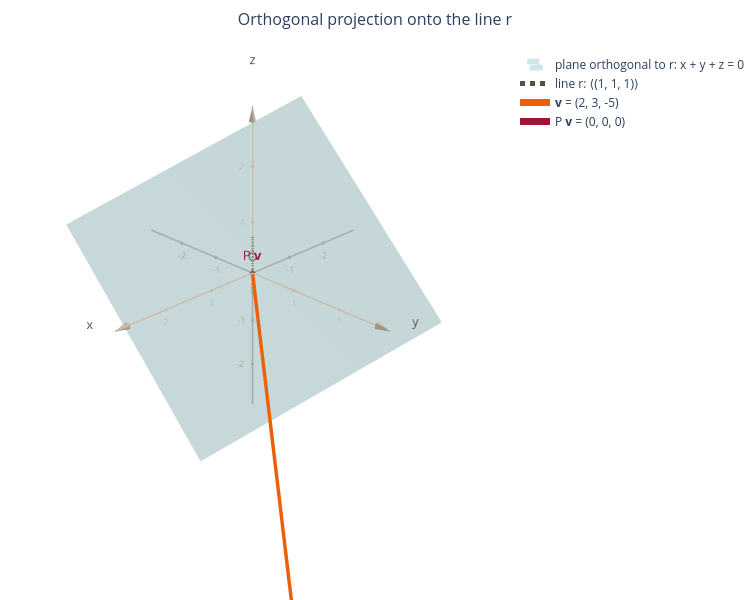

Source (notebook cell):
### Markdown cell above
We start by analyzing the projection.

### Code cell
v = Matrix([1, 1, -])
pv = P @ v

fig = new_figure("Orthogonal projection onto the line r")
draw_axes(fig)
draw_plane(fig, d, name="plane orthogonal to r")
draw_line(fig, d, "black", "line r")
draw_vector(fig, v, "orange", "<b>v</b>")
draw_vector(fig, pv, "red", "P <b>v</b>")

fig

### Figure 1 — Plotly figure (JSON) as saved in the notebook; plotly's stock layout.template omitted (floating-point values rounded to 4 significant figures)
{"data": [{"hoverinfo": "skip", "marker": {"color": "#565044", "size": 3}, "mode": "markers+text", "showlegend": false, "text": ["O"], "textfont": {"color": "#565044"}, "textposition": "top center", "type": "scatter3d", "x": [0], "y": [0], "z": [0]}, {"hoverinfo": "skip", "line": {"color": "#c7baa8", "width": 3}, "mode": "lines", "showlegend": false, "type": "scatter3d", "x": [-3, 3], "y": [0, 0], "z": [0, 0]}, {"anchor": "tip", "colorscale": [[0, "#c7baa8"], [1, "#c7baa8"]], "hoverinfo": "skip", "showlegend": false, "showscale": false, "sizemode": "absolute", "sizeref": 0.25, "type": "cone", "u": [3], "v": [0], "w": [0], "x": [3], "y": [0], "z": [0]}, {"hoverinfo": "skip", "marker": {"color": "#c7baa8", "size": 2}, "mode": "markers+text", "showlegend": false, "text": ["-2", "-1", "1", "2"], "textfont": {"color": "#c7baa8", "size": 9}, "textposition": "bottom center", "type": "scatter3d", "x": [-2.0, -1.0, 1.0, 2.0], "y": [-0.0, -0.0, 0.0, 0.0], "z": [-0.0, -0.0, 0.0, 0.0]}, {"hoverinfo": "skip", "mode": "text", "showlegend": false, "text": ["x"], "textfont": {"color": "#565044", "size": 13}, "type": "scatter3d", "x": [3.45], "y": [0], "z": [0]}, {"hoverinfo": "skip", "line": {"color": "#c7baa8", "width": 3}, "mode": "lines", "showlegend": false, "type": "scatter3d", "x": [0, 0], "y": [-3, 3], "z": [0, 0]}, {"anchor": "tip", "colorscale": [[0, "#c7baa8"], [1, "#c7baa8"]], "hoverinfo": "skip", "showlegend": false, "showscale": false, "sizemode": "absolute", "sizeref": 0.25, "type": "cone", "u": [0], "v": [3], "w": [0], "x": [0], "y": [3], "z": [0]}, {"hoverinfo": "skip", "marker": {"color": "#c7baa8", "size": 2}, "mode": "markers+text", "showlegend": false, "text": ["-2", "-1", "1", "2"], "textfont": {"color": "#c7baa8", "size": 9}, "textposition": "bottom center", "type": "scatter3d", "x": [-0.0, -0.0, 0.0, 0.0], "y": [-2.0, -1.0, 1.0, 2.0], "z": [-0.0, -0.0, 0.0, 0.0]}, {"hoverinfo": "skip", "mode": "text", "showlegend": false, "text": ["y"], "textfont": {"color": "#565044", "size": 13}, "type": "scatter3d", "x": [0], "y": [3.45], "z": [0]}, {"hoverinfo": "skip", "line": {"color": "#c7baa8", "width": 3}, "mode": "lines", "showlegend": false, "type": "scatter3d", "x": [0, 0], "y": [0, 0], "z": [-3, 3]}, {"anchor": "tip", "colorscale": [[0, "#c7baa8"], [1, "#c7baa8"]], "hoverinfo": "skip", "showlegend": false, "showscale": false, "sizemode": "absolute", "sizeref": 0.25, "type": "cone", "u": [0], "v": [0], "w": [3], "x": [0], "y": [0], "z": [3]}, {"hoverinfo": "skip", "marker": {"color": "#c7baa8", "size": 2}, "mode": "markers+text", "showlegend": false, "text": ["-2", "-1", "1", "2"], "textfont": {"color": "#c7baa8", "size": 9}, "textposition": "middle left", "type": "scatter3d", "x": [-0.0, -0.0, 0.0, 0.0], "y": [-0.0, -0.0, 0.0, 0.0], "z": [-2.0, -1.0, 1.0, 2.0]}, {"hoverinfo": "skip", "mode": "text", "showlegend": false, "text": ["z"], "textfont": {"color": "#565044", "size": 13}, "type": "scatter3d", "x": [0], "y": [0], "z": [3.45]}, {"colorscale": [[0, "#89bfc7"], [1, "#89bfc7"]], "name": "plane orthogonal to r: x + y + z = 0", "opacity": 0.4, "showlegend": true, "showscale": false, "type": "surface", "x": [[2.041, 2.041], [-2.041, -2.041]], "y": [[-2.788, 0.7471], [-0.7471, 2.788]], "z": [[0.7471, -2.788], [2.788, -0.7471]]}, {"hoverinfo": "skip", "line": {"color": "#565044", "dash": "dash", "width": 5}, "mode": "lines", "showlegend": false, "type": "scatter3d", "x": [-1.732, 1.732], "y": [-1.732, 1.732], "z": [-1.732, 1.732]}, {"hoverinfo": "skip", "line": {"color": "#565044", "dash": "dot", "width": 5}, "mode": "lines", "name": "line r: ⟨(1, 1, 1)⟩", "showlegend": true, "type": "scatter3d", "x": [null], "y": [null], "z": [null]}, {"line": {"color": "#ea6109", "width": 7}, "mode": "lines", "name": "<b>v</b> = (2, 3, -5)", "showlegend": true, "type": "scatter3d", "x": [0, 2], "y": [0, 3], "z": [0, -5]}, {"anchor": "tip", "colorscale": [[0, "#ea6109"], [1, "#ea6109"]], "showlegend": false, "showscale": false, "sizemode": "absolute", "sizeref": 0.3, "type": "cone", "u": [2], "v": [3], "w": [-5], "x": [2], "y": [3], "z": [-5]}, {"hoverinfo": "skip", "mode": "text", "showlegend": false, "text": ["<b>v</b>"], "textfont": {"color": "#ea6109", "size": 13}, "type": "scatter3d", "x": [2.049], "y": [3.073], "z": [-5.122]}, {"line": {"color": "#9b1737", "width": 7}, "mode": "lines", "name": "P <b>v</b> = (0, 0, 0)", "showlegend": true, "type": "scatter3d", "x": [0, 0], "y": [0, 0], "z": [0, 0]}, {"anchor": "tip", "colorscale": [[0, "#9b1737"], [1, "#9b1737"]], "showlegend": false, "showscale": false, "sizemode": "absolute", "sizeref": 0.3, "type": "cone", "u": [0], "v": [0], "w": [0], "x": [0], "y": [0], "z": [0]}, {"hoverinfo": "skip", "mode": "text", "showlegend": false, "text": ["P <b>v</b>"], "textfont": {"color": "#9b1737", "size": 13}, "type": "scatter3d", "x": [0], "y": [0], "z": [0]}], "layout": {"height": 600, "margin": {"b": 0, "l": 0, "r": 0, "t": 50}, "scene": {"aspectmode": "data", "camera": {"eye": {"x": 1, "y": 1, "z": 0.8}}, "xaxis": {"visible": false}, "yaxis": {"visible": false}, "zaxis": {"visible": false}}, "title": {"font": {"size": 16}, "text": "Orthogonal projection onto the line r", "x": 0.5}, "width": 750}}
